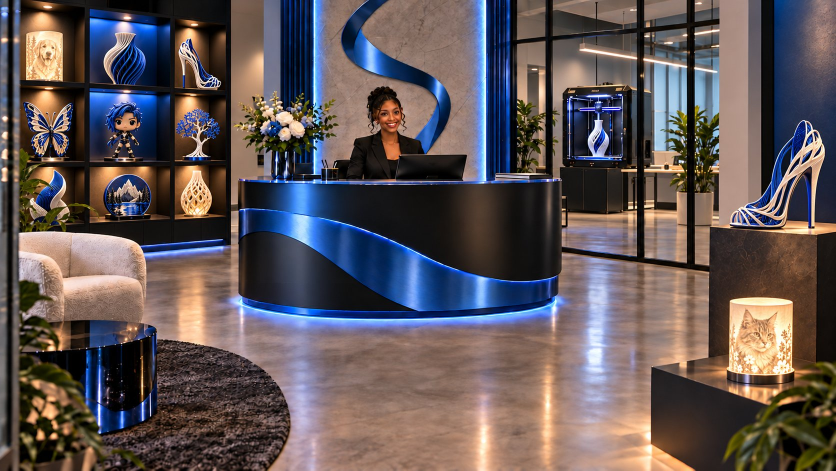
#> input picture src/img-original/allure-fusions.jpg, 1672 x 941 px, found by its file name (shown at 1/2 size)
$ python fix_fusions.py src/img-original/allure-fusions.jpg img/allure-fusions.jpg
#> lines starting #> are read from the running program, lines starting #| are printed output that depends on the picture
# Allure Fusions photo: the photo showed the same heel twice. The heel stays on
# the display shelf (as in the original photo) and the large duplicate by the
# entrance is removed, leaving its display pedestal.
# Usage: python build/fix_fusions.py src/img-original/allure-fusions.jpg img/allure-fusions.jpg
#
# Behind that heel are two surfaces: a white column (left) and a navy wall
# (right). Each column of pixels is rebuilt from the clean strip just above
# the heel, shaded down the wall using a clean neighbouring column of the
# same surface as a guide, so the lighting falls off naturally.
import sys
import cv2
import numpy as np

src, out = sys.argv[1], sys.argv[2]
img = cv2.imread(src)
#> img is the input picture: shape (941, 1672, 3); mean B, G, R 87.8, 86.5, 96.7
s = img.shape[1] / 1672
#> s = 1

def px(v):
    return int(round(v * s))

x0, x1 = px(1452), px(1656)      # heel and a small margin
#> x0 = 1452; x1 = 1656
y0, y1 = px(232), px(452)        # from just above the heel down to the pedestal top
#> y0 = 232; y1 = 452
top_a, top_b = px(205), px(228)  # clean strip above the heel
#> top_a = 205; top_b = 228
f = img.astype(np.float32)

top = f[top_a:top_b, x0:x1].mean(0)                     # (cols, 3)
#> top = 204 rows, first 8: [132.4, 146.4, 175.4], [132.5, 146.5, 175.5], [132.9, 146.9, 175.9], [133.2, 147.2, 176.2], [134.9, 146.4, 176.2], [135.2, 146.7, 176.5], [135.3, 146.9, 176.7], [135.6, 147.1, 177]
lum = top.mean(1)
#> lum = 204 values, max 158.8 at index 41, min 1.39 at index 72, mean 78.37
ref_col = f[y0:y1, px(1440):px(1450)].mean(1)          # clean white-column strip, left of the heel
#> ref_col = 220 rows, first 8: [131.5, 145.5, 174.5], [131.7, 145.4, 174.5], [131.5, 145.4, 174.7], [131.3, 145.4, 174.7], [131.1, 145.5, 174.7], [131.1, 145.5, 174.5], [131.3, 145.5, 174.5], [131.3, 145.6, 174.4]
ref_wall = f[y0:y1, px(1658):px(1668)].mean(1)         # clean navy-wall strip, right of the heel
#> ref_wall = 220 rows, first 8: [75.8, 46.8, 32.8], [74.9, 45.9, 31.9], [74.3, 45.3, 31.3], [74.3, 45.3, 31.3], [75.2, 46.2, 32.2], [76, 47, 33], [76.2, 47.2, 33.2], [76.3, 47.3, 33.3]
ref_col_top = f[top_a:top_b, px(1440):px(1450)].mean((0, 1))
#> ref_col_top = [131.1, 144.8, 173.7]
ref_wall_top = f[top_a:top_b, px(1658):px(1668)].mean((0, 1))
#> ref_wall_top = [77.01, 48.94, 37.93]
shade_col = ref_col / np.maximum(ref_col_top, 1)       # (rows, 3) relative shading down the wall
#> shade_col = 220 rows, first 8: [1, 1, 1], [1, 1, 1], [1, 1, 1.01], [1, 1, 1.01], [1, 1, 1.01], [1, 1, 1], [1, 1, 1], [1, 1.01, 1]
shade_wall = ref_wall / np.maximum(ref_wall_top, 1)
#> shade_wall = 220 rows, first 8: [0.984, 0.956, 0.865], [0.973, 0.938, 0.841], [0.965, 0.926, 0.825], [0.965, 0.926, 0.825], [0.976, 0.944, 0.849], [0.987, 0.96, 0.87], [0.989, 0.964, 0.875], [0.991, 0.967, 0.878]

is_col = np.clip((lum - 70) / 50, 0, 1)[None, :, None]  # bright top = white column
#> is_col = 204 values, max 1 at index 0, min 0 at index 70, mean 0.322
fill = top[None] * (shade_col[:, None] * is_col + shade_wall[:, None] * (1 - is_col))
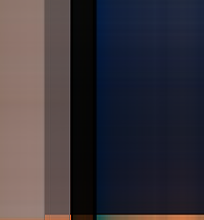
#> fill: shape (220, 204, 3) float32; mean of channels 0, 1, 2 76.5, 67.4, 73.3; drawn with min black and max white
fill = cv2.GaussianBlur(fill, (0, 0), 0.8)
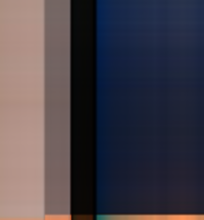
#> fill: shape (220, 204, 3) float32; mean of channels 0, 1, 2 76.5, 67.4, 73.3; drawn with min black and max white
rng = np.random.default_rng(3)
fill += rng.normal(0, 2.0, fill.shape)

# Feather the left, right and top edges into the photo; the bottom meets the pedestal.
H, W = y1 - y0, x1 - x0
#> H = 220; W = 204
alpha = np.ones((H, W), np.float32)
e = px(8)
#> e = 8
ramp = np.linspace(0, 1, e)
alpha[:e] *= ramp[:, None]
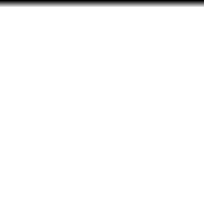
#> alpha: shape (220, 204) float32; min 0, max 1, mean 0.982
alpha[:, :e] *= ramp[None]
alpha[:, -e:] *= ramp[::-1][None]
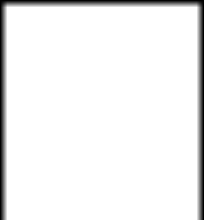
#> alpha: shape (220, 204) float32; min 0, max 1, mean 0.943
res = f.copy()
res[y0:y1, x0:x1] = fill * alpha[..., None] + f[y0:y1, x0:x1] * (1 - alpha[..., None])
# Pedestal top: remove the heel's sole and shadow by blending the clean
# pedestal surface from either side of it, row by row.
py0, py1 = px(441), px(466)
#> py0 = 441; py1 = 466
pa, pb = px(1458), px(1660)
#> pa = 1458; pb = 1660
left = res[py0:py1, pa - px(6):pa].mean(1)
#> left = 25 rows, first 8: [139, 154.1, 184.9], [138.3, 152.9, 184], [138.4, 153.4, 184.3], [138.7, 152.7, 184.4], [138.8, 151.9, 183.8], [138.5, 152.2, 182.9], [134, 151.8, 184.5], [128.2, 152.4, 190.2]
right = res[py0:py1, pb:pb + px(6)].mean(1)
#> right = 25 rows, first 8: [44.83, 34.33, 36.5], [43, 29.33, 29.17], [49.17, 34.17, 32.17], [46.83, 31.5, 28.67], [19.17, 14.83, 24.5], [25.67, 44.5, 77.5], [109, 143.3, 192.7], [102, 142.7, 202.3]
t = np.linspace(0, 1, pb - pa)[None, :, None]
#> t = 202 values from 0 to 1
top_fill = left[:, None] * (1 - t) + right[:, None] * t + rng.normal(0, 1.5, (py1 - py0, pb - pa, 3))
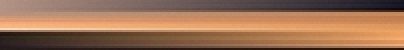
#> top_fill: shape (25, 202, 3) float64 (shown 2 times larger); mean of channels 0, 1, 2 91.8, 119, 159.6; drawn with min black and max white
a2 = np.ones((py1 - py0, 1, 1), np.float32)
k = px(4)
a2[:k, 0, 0] = np.linspace(0, 1, k)
a2[-k:, 0, 0] = np.linspace(1, 0, k)
res[py0:py1, pa:pb] = top_fill * a2 + res[py0:py1, pa:pb] * (1 - a2)

cv2.imwrite(out, res.clip(0, 255).astype(np.uint8), [cv2.IMWRITE_JPEG_QUALITY, 88])
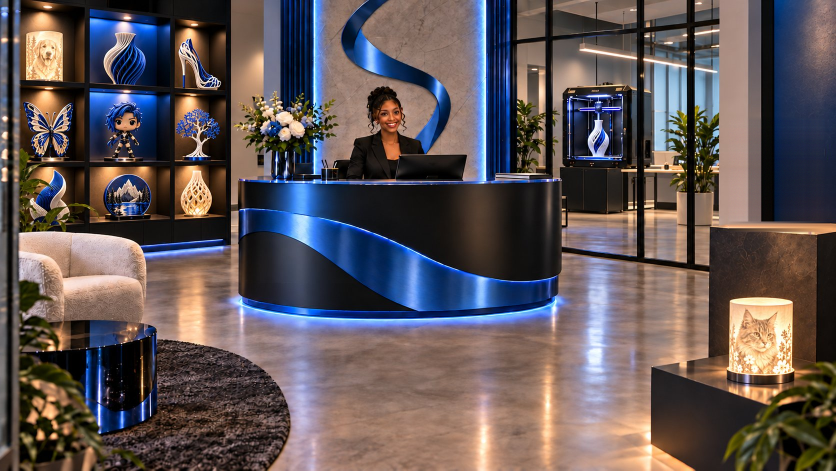
#> saved as allure-fusions.jpg: shape (941, 1672, 3) (shown at 1/2 size); mean B, G, R 87, 85.7, 95.9
print('fixed', out)

$ run again, with src/img-original/ai-authoritech.jpg copied over src/img-original/allure-fusions.jpg
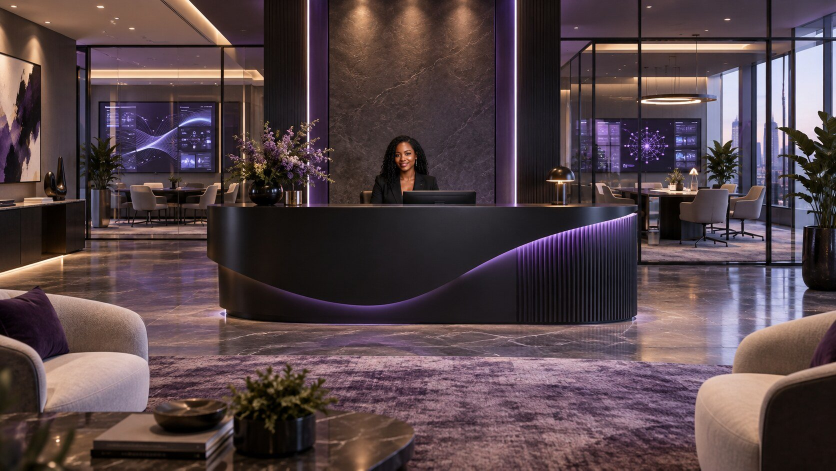
#> input picture src/img-original/ai-authoritech.jpg, 1672 x 941 px, found by its file name (shown at 1/2 size)
#> img is the input picture: shape (941, 1672, 3); mean B, G, R 72.2, 68.2, 85.6
#> top = 204 rows, first 8: [241.4, 224.4, 225.8], [241.7, 224.5, 225.9], [242.5, 224.6, 226.1], [242.3, 224.6, 226], [240, 223.6, 224.5], [240.2, 224, 224.9], [240.7, 223.8, 224.9], [240.5, 223.8, 224.8]
#> lum = 204 values, max 246 at index 140, min 27.06 at index 83, mean 166.8
#> ref_col = 220 rows, first 8: [187, 165.1, 167.7], [187, 165.5, 168.1], [187, 165.4, 169], [186.4, 165.6, 169.1], [186.4, 165.5, 169.3], [185.6, 165.2, 168.9], [184.6, 164.2, 167.9], [184.5, 163.4, 167.2]
#> ref_wall = 220 rows, first 8: [126.6, 115.1, 116], [101.9, 93.5, 96.4], [71.9, 68.6, 72.7], [62.8, 65.5, 70.5], [54.4, 63.7, 68.7], [42, 56.8, 62.1], [34, 54.3, 59.1], [28.3, 50.5, 55.9]
#> ref_col_top = [189, 166.4, 167.7]
#> ref_wall_top = [137.3, 113.2, 112.6]
#> shade_col = 220 rows, first 8: [0.99, 0.992, 1], [0.99, 0.995, 1], [0.99, 0.994, 1.01], [0.986, 0.995, 1.01], [0.986, 0.995, 1.01], [0.982, 0.993, 1.01], [0.977, 0.987, 1], [0.976, 0.982, 0.997]
#> shade_wall = 220 rows, first 8: [0.922, 1.02, 1.03], [0.742, 0.826, 0.856], [0.524, 0.606, 0.645], [0.457, 0.579, 0.626], [0.396, 0.563, 0.61], [0.306, 0.502, 0.551], [0.248, 0.48, 0.525], [0.206, 0.446, 0.496]
#> is_col = 204 values, max 1 at index 0, min 0 at index 26, mean 0.703
#> `fill = cv2.GaussianBlur(fill, (0, 0), 0.8)`:
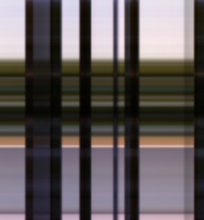
#> fill: shape (220, 204, 3) float32; mean of channels 0, 1, 2 88.9, 88.2, 95.4; drawn as B, G, R
#> left = 25 rows, first 8: [74.02, 62.8, 68.1], [72.58, 60.23, 66.31], [70.44, 58.63, 64.9], [67.26, 54.47, 62.42], [70.52, 57.82, 66.94], [80.73, 68.92, 78.19], [85.88, 75.25, 84.26], [87.5, 76.98, 86.08]
#> right = 25 rows, first 8: [57.67, 51.33, 52.33], [58.33, 51.17, 52.33], [57.83, 49.83, 51.17], [57, 48, 49], [57, 47.5, 48.67], [56.83, 47.33, 48.5], [56.83, 47.5, 49.67], [54.5, 47.5, 50.17]
#> `cv2.imwrite(out, res.clip(0, 255).astype(np.uint8), [cv2.IMWRITE_JPEG_..`:
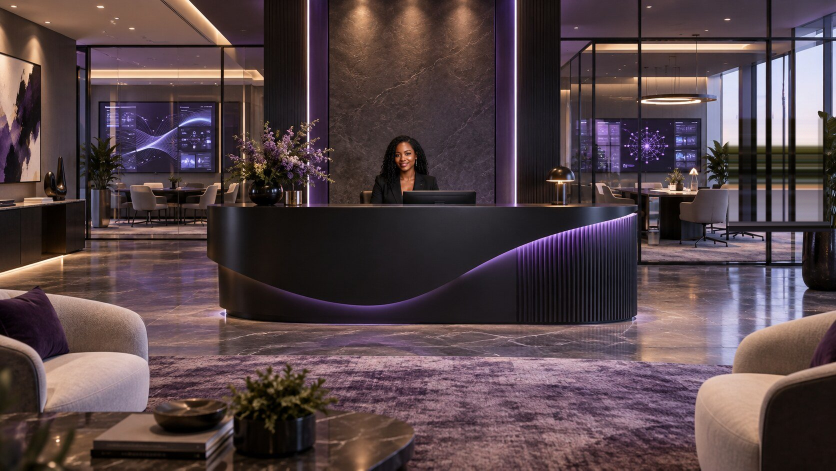
#> saved as allure-fusions.jpg: shape (941, 1672, 3) (shown at 1/2 size); mean B, G, R 71.8, 68.1, 85.6

$ run again, with src/img-original/crawford-exterior.jpg copied over src/img-original/allure-fusions.jpg
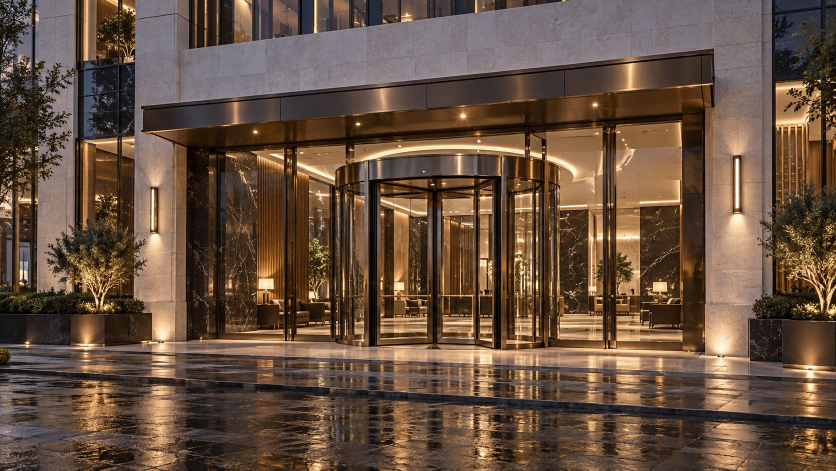
#> input picture src/img-original/crawford-exterior.jpg, 1672 x 941 px, found by its file name (shown at 1/2 size)
#> img is the input picture: shape (941, 1672, 3); mean B, G, R 64.2, 80.7, 103.1
#> top = 204 rows, first 8: [95, 106.3, 132.9], [96.35, 107.7, 134], [98.17, 109.2, 135.6], [98.04, 109.6, 136], [96.87, 108.9, 136.3], [97.48, 109.8, 137.2], [99.22, 111.9, 138], [99.7, 112.4, 138.5]
#> lum = 204 values, max 160.8 at index 164, min 2.16 at index 93, mean 98.7
#> ref_col = 220 rows, first 8: [89.8, 103.2, 128], [88.7, 102.1, 126.9], [88.3, 102.7, 129.9], [92.7, 107.1, 134.3], [88.9, 105.3, 133.5], [90.1, 106.5, 134.7], [92.2, 110.3, 140.3], [86.7, 105.9, 135.9]
#> ref_wall = 220 rows, first 8: [9.5, 31, 52.3], [8.2, 26.4, 43.4], [24.1, 45.1, 61.6], [54, 79.1, 96.7], [56.8, 85.2, 105.6], [55, 87.2, 111.2], [40.7, 73.8, 100.8], [32.5, 63.4, 90]
#> ref_col_top = [95.5, 107.1, 133.6]
#> ref_wall_top = [36.51, 62.37, 88.27]
#> shade_col = 220 rows, first 8: [0.94, 0.964, 0.958], [0.929, 0.953, 0.95], [0.925, 0.959, 0.972], [0.971, 1, 1], [0.931, 0.983, 0.999], [0.943, 0.994, 1.01], [0.965, 1.03, 1.05], [0.908, 0.989, 1.02]
#> shade_wall = 220 rows, first 8: [0.26, 0.497, 0.593], [0.225, 0.423, 0.492], [0.66, 0.723, 0.698], [1.48, 1.27, 1.1], [1.56, 1.37, 1.2], [1.51, 1.4, 1.26], [1.11, 1.18, 1.14], [0.89, 1.02, 1.02]
#> is_col = 204 values, max 1 at index 10, min 0 at index 92, mean 0.64
#> `fill += rng.normal(0, 2.0, fill.shape)`:
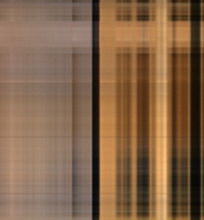
#> fill: shape (220, 204, 3) float32; mean of channels 0, 1, 2 80, 109.4, 143.4; drawn with min black and max white
#> left = 25 rows, first 8: [119.9, 146.7, 182.8], [120.7, 147, 183.9], [120.8, 148.5, 185.4], [120.1, 147.3, 185.7], [121.2, 148.4, 187.6], [122.5, 150.7, 189.2], [121.1, 150, 188.9], [122.9, 151.4, 189.8]
#> right = 25 rows, first 8: [20.17, 37.5, 52], [30.5, 49.83, 61.83], [50, 67.67, 79.17], [34.67, 51.5, 64], [10, 26.5, 40.83], [22, 40.33, 58.5], [27.17, 49.83, 70.67], [43.5, 76.17, 100]
#> `cv2.imwrite(out, res.clip(0, 255).astype(np.uint8), [cv2.IMWRITE_JPEG_..`:
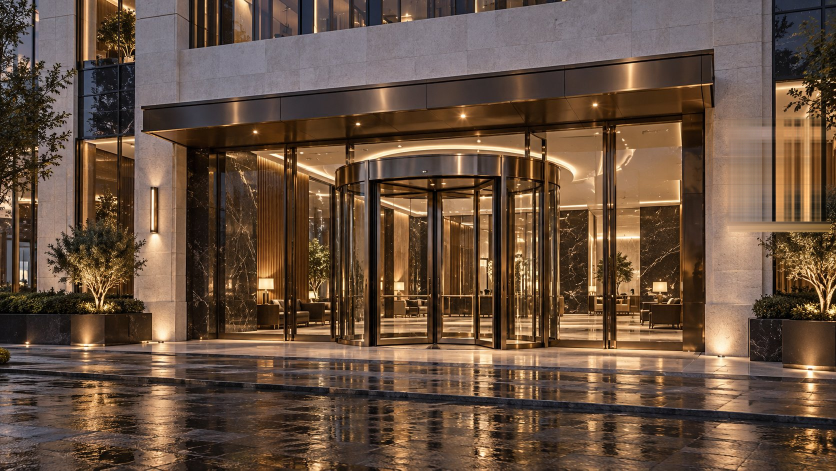
#> saved as allure-fusions.jpg: shape (941, 1672, 3) (shown at 1/2 size); mean B, G, R 64.4, 81.1, 103.7

$ run again, with src/img-original/crawford-lobby.jpg copied over src/img-original/allure-fusions.jpg
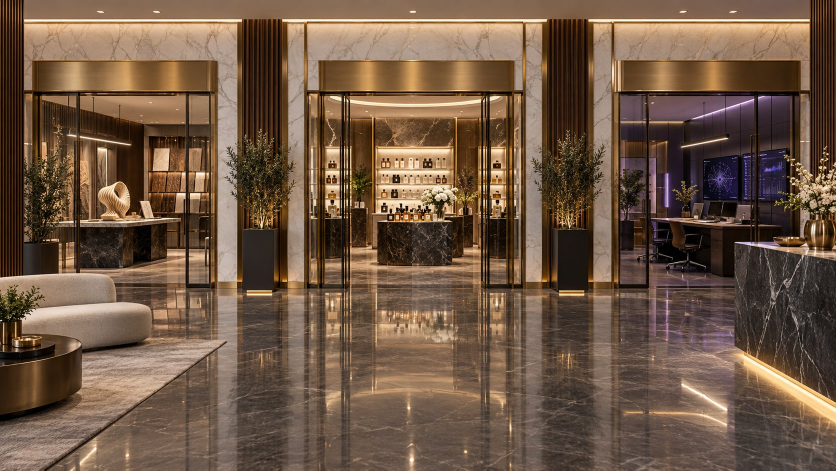
#> input picture src/img-original/crawford-lobby.jpg, 1672 x 941 px, found by its file name (shown at 1/2 size)
#> img is the input picture: shape (941, 1672, 3); mean B, G, R 68.7, 87.7, 111.5
#> top = 204 rows, first 8: [130.2, 106.6, 129.2], [135.5, 111.7, 135.2], [134, 108.8, 134.9], [133.8, 108.6, 135.1], [134.3, 107.4, 134.8], [136.1, 108.8, 136.3], [136, 108.5, 135.8], [135.8, 108.3, 135.1]
#> lum = 204 values, max 138.9 at index 166, min 3.1 at index 61, mean 72.39
#> ref_col = 220 rows, first 8: [82.8, 65.2, 84.6], [80.3, 63.9, 83.1], [76.3, 62.5, 80.1], [73.8, 60.6, 78.2], [70.7, 59.5, 76.8], [68.7, 58.1, 75.1], [66.4, 56.4, 73], [64.8, 54.8, 71.4]
#> ref_wall = 220 rows, first 8: [20, 32.8, 56.6], [19.7, 32.5, 56.2], [19.3, 32, 55.6], [18.8, 31.3, 54.7], [18.3, 30.7, 54.1], [18.1, 30.5, 53.9], [18, 30.4, 53.8], [18.2, 30.5, 53.8]
#> ref_col_top = [136.9, 113.1, 139.4]
#> ref_wall_top = [19.87, 32.88, 56.16]
#> shade_col = 220 rows, first 8: [0.605, 0.577, 0.607], [0.587, 0.565, 0.596], [0.557, 0.553, 0.575], [0.539, 0.536, 0.561], [0.517, 0.526, 0.551], [0.502, 0.514, 0.539], [0.485, 0.499, 0.524], [0.473, 0.485, 0.512]
#> shade_wall = 220 rows, first 8: [1.01, 0.997, 1.01], [0.991, 0.988, 1], [0.971, 0.973, 0.99], [0.946, 0.952, 0.974], [0.921, 0.934, 0.963], [0.911, 0.928, 0.96], [0.906, 0.925, 0.958], [0.916, 0.928, 0.958]
#> is_col = 204 values, max 1 at index 0, min 0 at index 28, mean 0.298
#> `res[y0:y1, x0:x1] = fill * alpha[..., None] + f[y0:y1, x0:x1] * (1 - a..`:
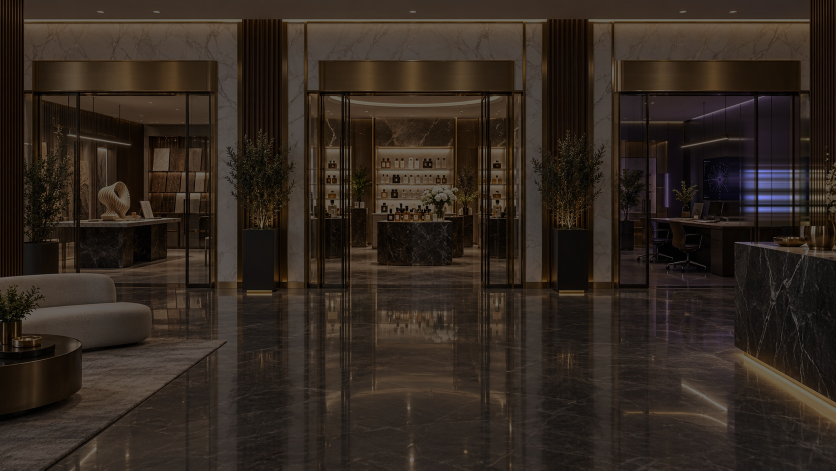
#> res: shape (941, 1672, 3) float32 (shown at 1/2 size); mean B, G, R 70, 88.5, 112.3; drawn with min black and max white
#> left = 25 rows, first 8: [69.78, 81.05, 99.41], [69.06, 82.29, 106.1], [92.14, 110.2, 137.8], [144.4, 160.2, 191.6], [175, 187.5, 218.7], [151.9, 160.5, 188.1], [64.87, 74.37, 103.8], [100.9, 116, 150.6]
#> right = 25 rows, first 8: [7.17, 39.33, 79], [13.67, 39.83, 77.5], [20.33, 48.33, 84.5], [17.67, 45.33, 77.33], [13.33, 41.83, 71.67], [10.33, 37.33, 66], [7.33, 30.5, 56], [6.83, 27.67, 50]
#> `cv2.imwrite(out, res.clip(0, 255).astype(np.uint8), [cv2.IMWRITE_JPEG_..`:
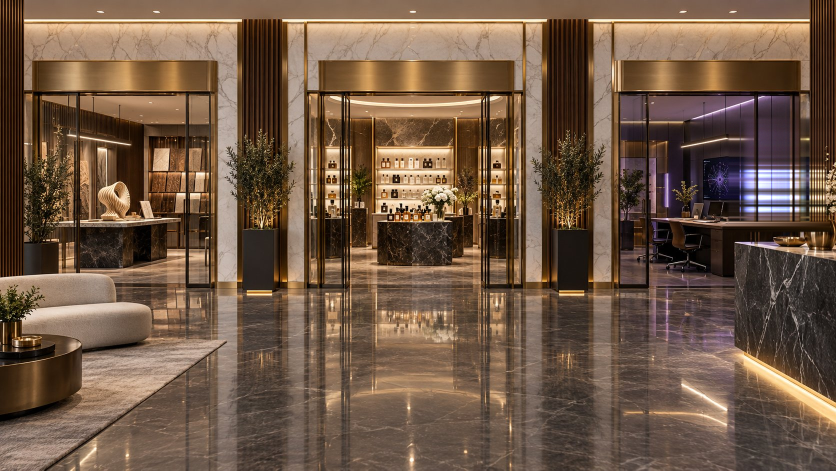
#> saved as allure-fusions.jpg: shape (941, 1672, 3) (shown at 1/2 size); mean B, G, R 69.7, 88.4, 112.2
